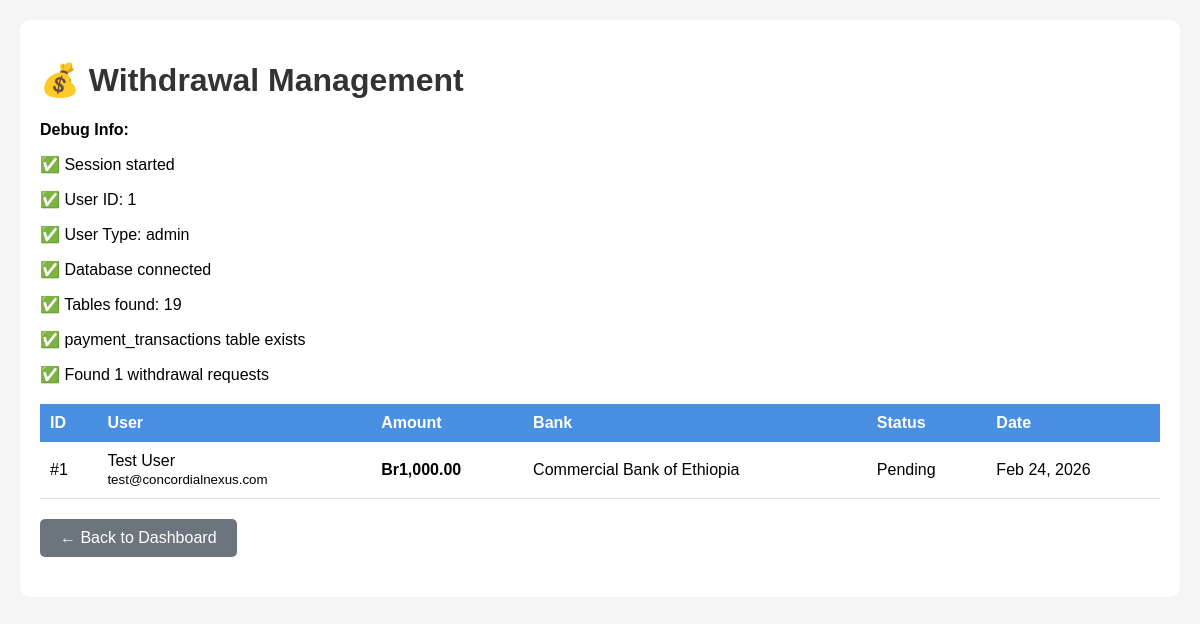
Page /withdrawals-simple.php (signed in) on the committed database.
### tables this page shows
CREATE TABLE `payment_transactions` (
  `id` int(11) NOT NULL AUTO_INCREMENT,
  `user_id` int(11) NOT NULL,
  `payment_method` enum('mobile_banking','bank_transfer','digital_wallet','withdrawal_request') NOT NULL,
  
   
  `payment_service` varchar(50) NULL COMMENT 'CBE Birr, M-Birr, HelloCash, Amole',
  `mobile_number` varchar(20) NULL,
  
   
  `bank_name` varchar(100) NULL,
  `account_number` varchar(50) NULL,
  `account_holder` varchar(100) NULL,
  `branch_code` varchar(20) NULL,
  
   
  `amount` decimal(15,2) NOT NULL,
  `reference_number` varchar(100) NULL,
  `purpose` varchar(50) NULL COMMENT 'investment, trading, withdrawal, transfer, profit_withdrawal, investment_return, emergency, personal_use',
  
   
  `status` enum('pending','processing','completed','failed','cancelled') DEFAULT 'pending',
  `admin_notes` text NULL,
  `processed_by` int(11) NULL COMMENT 'Admin user ID who processed',
  `processed_at` timestamp NULL,
  
   
  `created_at` timestamp DEFAULT CURRENT_TIMESTAMP,
  `updated_at` timestamp DEFAULT CURRENT_TIMESTAMP ON UPDATE CURRENT_TIMESTAMP,
  
   
  FOREIGN KEY (`user_id`) REFERENCES `users`(`id`) ON DELETE CASCADE,
  FOREIGN KEY (`processed_by`) REFERENCES `users`(`id`) ON DELETE SET NULL,
  
   
  INDEX `idx_user_id` (`user_id`),
  INDEX `idx_payment_method` (`payment_method`),
  INDEX `idx_status` (`status`),
  INDEX `idx_created_at` (`created_at`),
  
  PRIMARY KEY (`id`)
);

CREATE TABLE `users` (
  `id` int(11) NOT NULL AUTO_INCREMENT,
  `email` varchar(255) NOT NULL,
  `password` varchar(255) NOT NULL,
  `full_name` varchar(255) NOT NULL,
  `first_name` varchar(100) NULL COMMENT 'First name for withdrawal verification',
  `last_name` varchar(100) NULL COMMENT 'Last name for withdrawal verification',
  `withdrawal_account_number` varchar(50) NULL COMMENT 'Bank account number for withdrawals',
  `withdrawal_phone` varchar(20) NULL COMMENT 'Phone number for withdrawal verification',
  `user_type` enum('user','admin') DEFAULT 'user',
  `trading_level` int(11) DEFAULT NULL,
  `account_balance` decimal(15,2) DEFAULT 0.00,
  `total_invested` decimal(15,2) DEFAULT 0.00,
  `total_profit` decimal(15,2) DEFAULT 0.00,
  `total_commission` decimal(15,2) DEFAULT 0.00,
  `status` enum('pending','active','inactive','suspended') DEFAULT 'pending',
  `phone` varchar(20) DEFAULT NULL,
  `address` text DEFAULT NULL,
  `city` varchar(100) DEFAULT 'Addis Ababa',
  `country` varchar(100) DEFAULT 'Ethiopia',
  `invitation_code_used` varchar(20) DEFAULT NULL,
  `referral_code` varchar(20) DEFAULT NULL,
  `approved_by` int(11) DEFAULT NULL,
  `approved_at` timestamp NULL DEFAULT NULL,
  `created_at` timestamp NOT NULL DEFAULT current_timestamp(),
  `updated_at` timestamp NOT NULL DEFAULT current_timestamp() ON UPDATE current_timestamp(),
  PRIMARY KEY (`id`),
  UNIQUE KEY `email` (`email`),
  KEY `approved_by` (`approved_by`),
  CONSTRAINT `users_ibfk_1` FOREIGN KEY (`approved_by`) REFERENCES `users` (`id`) ON DELETE SET NULL
);

### withdrawals-simple.php (the view, shortened to what this page needs)
<!DOCTYPE html>
<html>
<head>
</head>
<body>
    <div class="container">
        <h1>💰 Withdrawal Management</h1>
        <?php
        echo "<p><strong>Debug Info:</strong></p>";
        echo "<p>✅ Session started</p>";
        echo "<p>✅ User ID: " . $_SESSION['user_id'] . "</p>";
        echo "<p>✅ User Type: " . ($_SESSION['user_type'] ?? 'not set') . "</p>";
        try {
            $pdo = new PDO("mysql:host=localhost;dbname=concordial_nexus;charset=utf8mb4", "root", "");
            $pdo->setAttribute(PDO::ATTR_ERRMODE, PDO::ERRMODE_EXCEPTION);
            echo "<p>✅ Database connected</p>";
            $tables = $pdo->query("SHOW TABLES")->fetchAll(PDO::FETCH_COLUMN);
            echo "<p>✅ Tables found: " . count($tables) . "</p>";
            echo "<p>✅ payment_transactions table exists</p>";
            $withdrawals = $pdo->query("
                SELECT pt.*, u.full_name, u.email, u.account_balance
                FROM payment_transactions pt
                JOIN users u ON pt.user_id = u.id
                WHERE pt.payment_method = 'withdrawal_request'
                ORDER BY pt.created_at DESC
            ")->fetchAll();
            echo "<p>✅ Found " . count($withdrawals) . " withdrawal requests</p>";
            if (empty($withdrawals)) {
                echo "<div class='success'>No withdrawal requests yet.</div>";
            } else {
                echo "<table>";
                echo "<tr><th>ID</th><th>User</th><th>Amount</th><th>Bank</th><th>Status</th><th>Date</th></tr>";
                foreach ($withdrawals as $w) {
                    echo "<tr>";
                    echo "<td>#" . $w['id'] . "</td>";
                    echo "<td>" . htmlspecialchars($w['full_name']) . "<br><small>" . htmlspecialchars($w['email']) . "</small></td>";
                    echo "<td><strong>Br" . number_format($w['amount'], 2) . "</strong></td>";
                    echo "<td>" . htmlspecialchars($w['bank_name'] ?? 'N/A') . "</td>";
                    echo "<td>" . ucfirst($w['status']) . "</td>";
                    echo "<td>" . date('M j, Y', strtotime($w['created_at'])) . "</td>";
                    echo "</tr>";
                }
                echo "</table>";
            }
        } catch(PDOException $e) {
            echo "<div class='error'>❌ Database Error: " . $e->getMessage() . "</div>";
        }
        ?>
        <a href="dashboard.php" class="back">← Back to Dashboard</a>
    </div>
</body>
</html>

### withdrawals-simple.php (style rules this page uses)
body { font-family: Arial; margin: 20px; background: #f5f5f5; }
.container { max-width: 1200px; margin: 0 auto; background: white; padding: 20px; border-radius: 10px; }
h1 { color: #333; }
table { width: 100%; border-collapse: collapse; margin: 20px 0; }
th { background: #4a90e2; color: white; padding: 10px; text-align: left; }
td { padding: 10px; border-bottom: 1px solid #ddd; }
.back { background: #6c757d; color: white; padding: 10px 20px; text-decoration: none; border-radius: 5px; display: inline-block; margin-bottom: 20px; }

### rows in the picture
payment_transactions: id "1", user.full_name "Test User", user.email "test@concordialnexus.com", amount "1,000.00", bank_name "Commercial Bank of Ethiopia", status "Pending", created_at "Feb 24, 2026"

### other values in the picture
$_SESSION['user_id'] "1"
$_SESSION['user_type'] "admin"
count($tables) "19"
count($withdrawals) "1"
